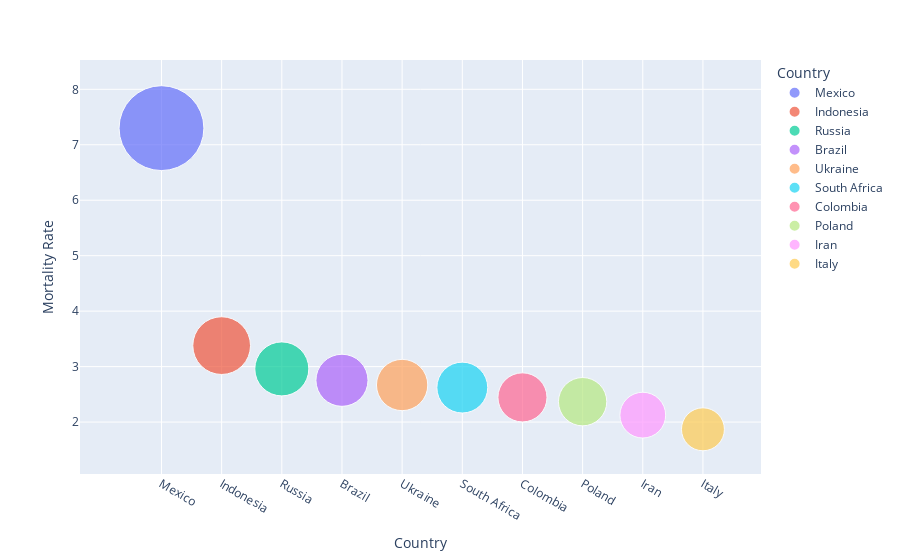

The notebook cell saved with this chart:
### Markdown cell above
<h1><center>Top 10 Countries with Highest Mortality Rate</center></h1>

### Code cell
# Create a bubble chart using px.scatter for mortality rate. 

sorted_country_df2 = sorted_country_df.sort_values(by='mortality_rate',ascending=False)
fig = px.scatter(sorted_country_df2.head(10), x="Country", y="mortality_rate", color="Country",size_max=60,size="mortality_rate")
fig.update_xaxes(title_text='Country')
fig.update_yaxes(title_text='Mortality Rate')
fig.update_layout(legend_title="Country")

fig.show()

### Figure 1 — Plotly figure (JSON) as saved in the notebook; plotly's stock layout.template omitted (floating-point values rounded to 4 significant figures)
{"data": [{"hovertemplate": "Country=%{x}<br>mortality_rate=%{marker.size}<extra></extra>", "legendgroup": "Mexico", "marker": {"color": "#636efa", "size": [7.3], "sizemode": "area", "sizeref": 0.002028, "symbol": "circle"}, "mode": "markers", "name": "Mexico", "orientation": "v", "showlegend": true, "type": "scatter", "x": ["Mexico"], "xaxis": "x", "y": [7.3], "yaxis": "y"}, {"hovertemplate": "Country=%{x}<br>mortality_rate=%{marker.size}<extra></extra>", "legendgroup": "Indonesia", "marker": {"color": "#EF553B", "size": [3.378], "sizemode": "area", "sizeref": 0.002028, "symbol": "circle"}, "mode": "markers", "name": "Indonesia", "orientation": "v", "showlegend": true, "type": "scatter", "x": ["Indonesia"], "xaxis": "x", "y": [3.378], "yaxis": "y"}, {"hovertemplate": "Country=%{x}<br>mortality_rate=%{marker.size}<extra></extra>", "legendgroup": "Russia", "marker": {"color": "#00cc96", "size": [2.959], "sizemode": "area", "sizeref": 0.002028, "symbol": "circle"}, "mode": "markers", "name": "Russia", "orientation": "v", "showlegend": true, "type": "scatter", "x": ["Russia"], "xaxis": "x", "y": [2.959], "yaxis": "y"}, {"hovertemplate": "Country=%{x}<br>mortality_rate=%{marker.size}<extra></extra>", "legendgroup": "Brazil", "marker": {"color": "#ab63fa", "size": [2.753], "sizemode": "area", "sizeref": 0.002028, "symbol": "circle"}, "mode": "markers", "name": "Brazil", "orientation": "v", "showlegend": true, "type": "scatter", "x": ["Brazil"], "xaxis": "x", "y": [2.753], "yaxis": "y"}, {"hovertemplate": "Country=%{x}<br>mortality_rate=%{marker.size}<extra></extra>", "legendgroup": "Ukraine", "marker": {"color": "#FFA15A", "size": [2.668], "sizemode": "area", "sizeref": 0.002028, "symbol": "circle"}, "mode": "markers", "name": "Ukraine", "orientation": "v", "showlegend": true, "type": "scatter", "x": ["Ukraine"], "xaxis": "x", "y": [2.668], "yaxis": "y"}, {"hovertemplate": "Country=%{x}<br>mortality_rate=%{marker.size}<extra></extra>", "legendgroup": "South Africa", "marker": {"color": "#19d3f3", "size": [2.622], "sizemode": "area", "sizeref": 0.002028, "symbol": "circle"}, "mode": "markers", "name": "South Africa", "orientation": "v", "showlegend": true, "type": "scatter", "x": ["South Africa"], "xaxis": "x", "y": [2.622], "yaxis": "y"}, {"hovertemplate": "Country=%{x}<br>mortality_rate=%{marker.size}<extra></extra>", "legendgroup": "Colombia", "marker": {"color": "#FF6692", "size": [2.445], "sizemode": "area", "sizeref": 0.002028, "symbol": "circle"}, "mode": "markers", "name": "Colombia", "orientation": "v", "showlegend": true, "type": "scatter", "x": ["Colombia"], "xaxis": "x", "y": [2.445], "yaxis": "y"}, {"hovertemplate": "Country=%{x}<br>mortality_rate=%{marker.size}<extra></extra>", "legendgroup": "Poland", "marker": {"color": "#B6E880", "size": [2.367], "sizemode": "area", "sizeref": 0.002028, "symbol": "circle"}, "mode": "markers", "name": "Poland", "orientation": "v", "showlegend": true, "type": "scatter", "x": ["Poland"], "xaxis": "x", "y": [2.367], "yaxis": "y"}, {"hovertemplate": "Country=%{x}<br>mortality_rate=%{marker.size}<extra></extra>", "legendgroup": "Iran", "marker": {"color": "#FF97FF", "size": [2.125], "sizemode": "area", "sizeref": 0.002028, "symbol": "circle"}, "mode": "markers", "name": "Iran", "orientation": "v", "showlegend": true, "type": "scatter", "x": ["Iran"], "xaxis": "x", "y": [2.125], "yaxis": "y"}, {"hovertemplate": "Country=%{x}<br>mortality_rate=%{marker.size}<extra></extra>", "legendgroup": "Italy", "marker": {"color": "#FECB52", "size": [1.87], "sizemode": "area", "sizeref": 0.002028, "symbol": "circle"}, "mode": "markers", "name": "Italy", "orientation": "v", "showlegend": true, "type": "scatter", "x": ["Italy"], "xaxis": "x", "y": [1.87], "yaxis": "y"}], "layout": {"legend": {"itemsizing": "constant", "title": {"text": "Country"}, "tracegroupgap": 0}, "margin": {"t": 60}, "xaxis": {"anchor": "y", "categoryarray": ["Mexico", "Indonesia", "Russia", "Brazil", "Ukraine", "South Africa", "Colombia", "Poland", "Iran", "Italy"], "categoryorder": "array", "domain": [0, 1], "title": {"text": "Country"}}, "yaxis": {"anchor": "x", "domain": [0, 1], "title": {"text": "Mortality Rate"}}}}
